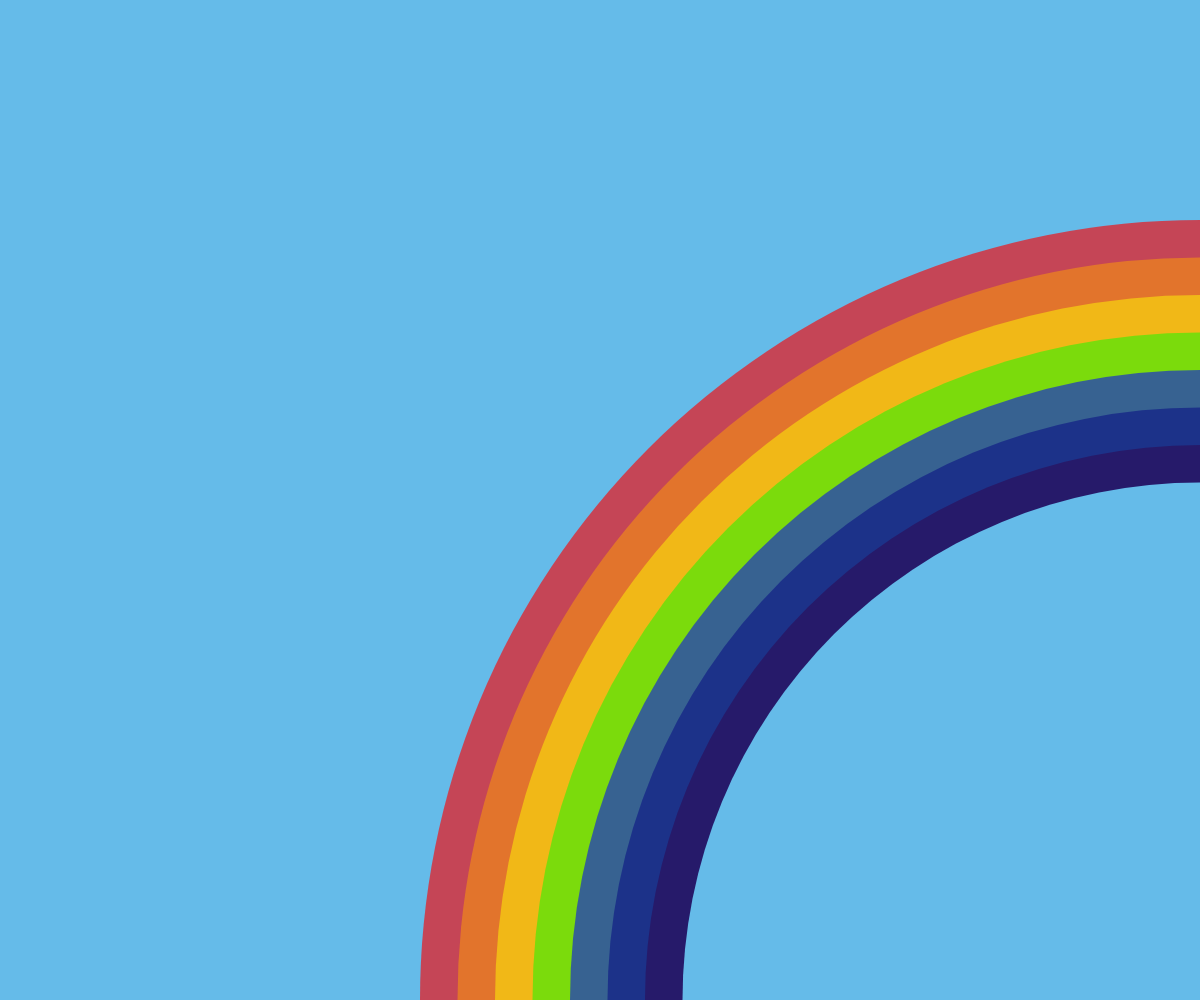
Frame 1 (no input)
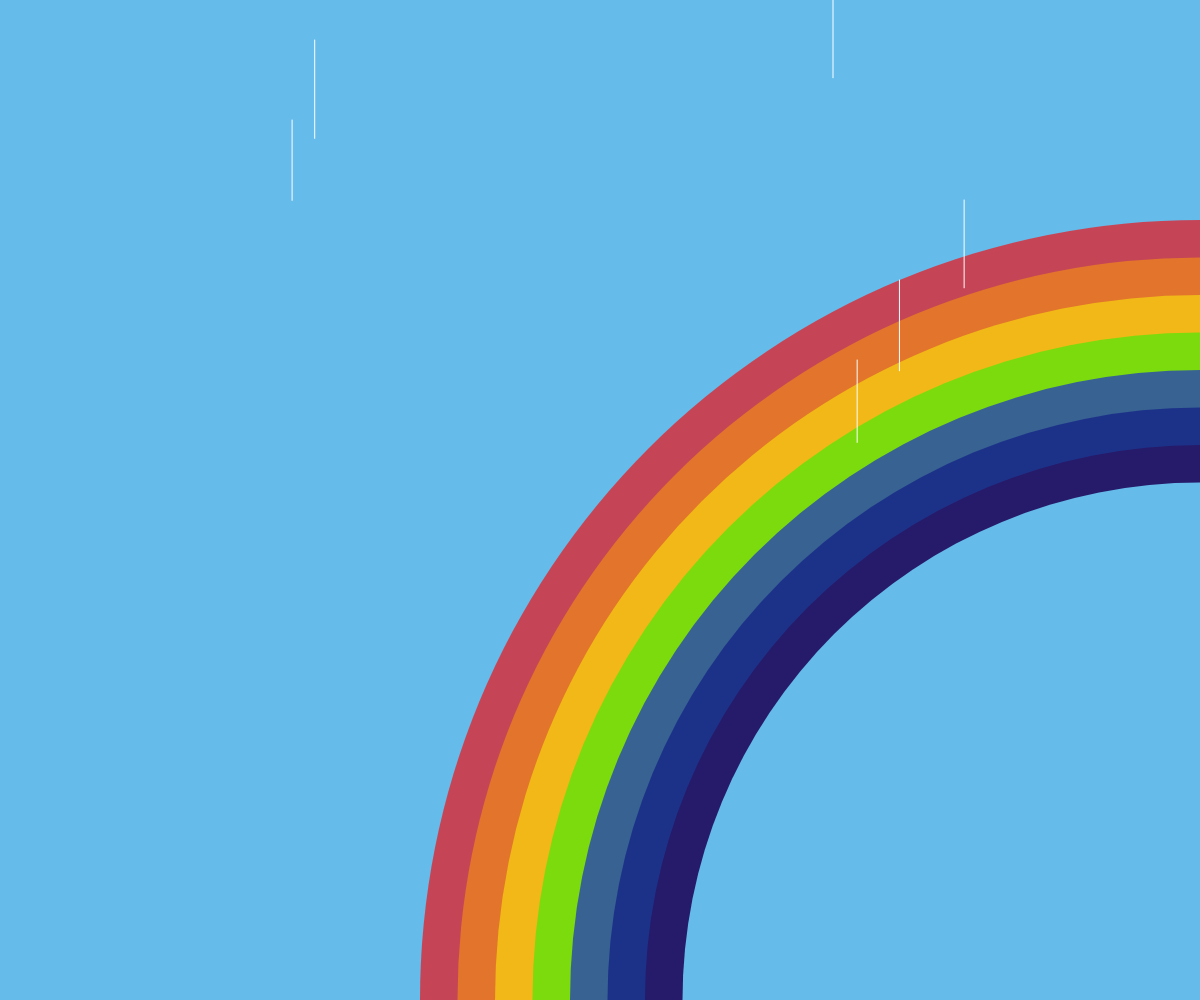
Frame 60 (no input)
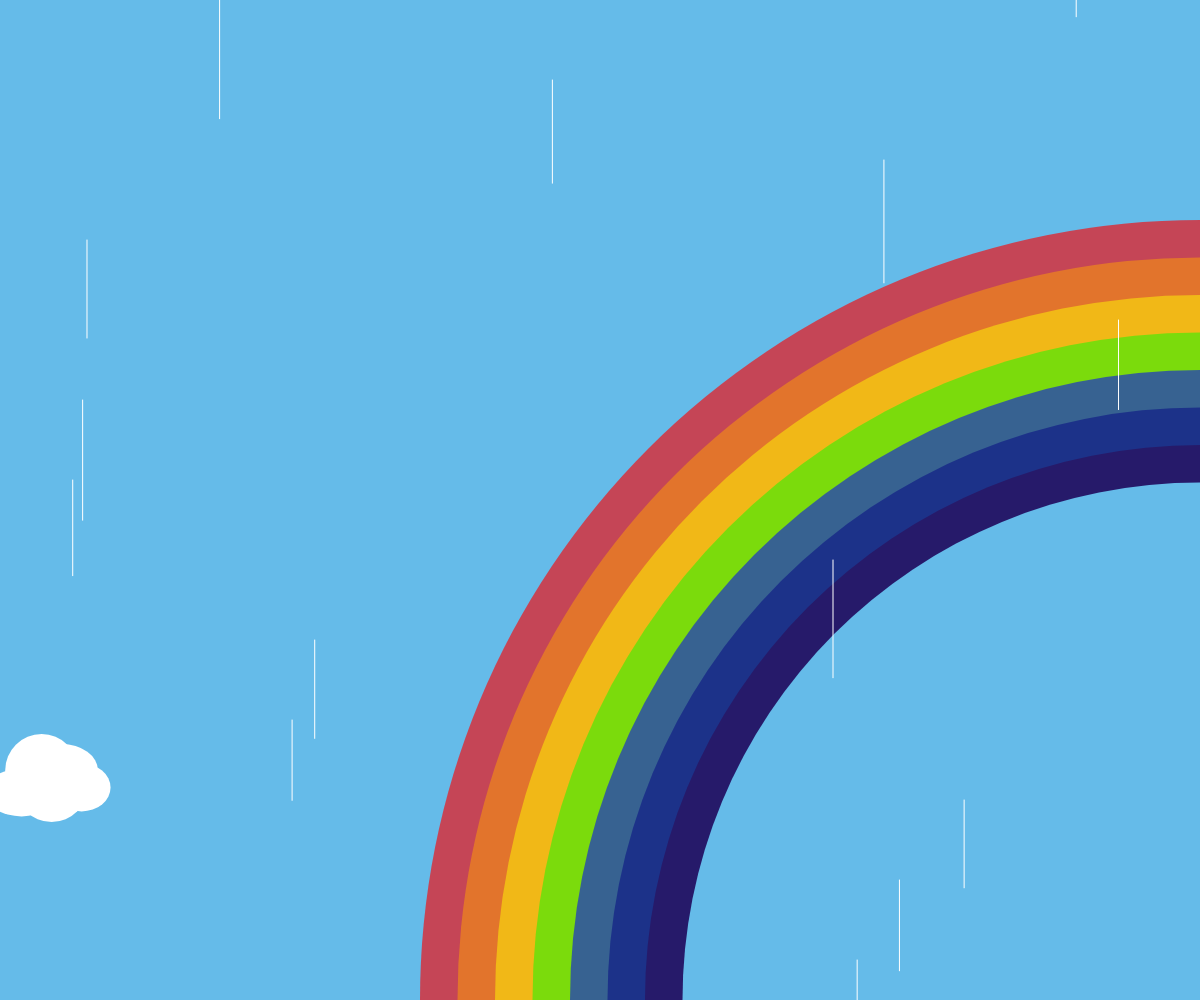
Frame 120 (the mouse pressed at the canvas centre since frame 60)

The p5.js sketch that drew these frames (run headless with seeded random() and noise() and a simulated clock; from frame 60 on, the mouse is pressed at the canvas centre):

// p5.js sketch
// ── sketch.js
// 最終課題を制作しよう


let r, c1, c2, c3, c4, x1, y1, x2, y2, cx, cy, cr1, cr2; //r ~ c4が虹, x1 ~ y2が雨, cx ~ cr2が雲
let rcolor, lines, circles; //虹の配列, 雨の配列, 雲の配列

function setup(){
  createCanvas(windowWidth, windowHeight);
  lines = [];
  circles = [];
  count = 0;
  r = 0;
  rcolor = [];
  let rc1 = {c1: 255, c2: 0, c3: 0, c4: 160};
  rcolor.push(rc1);
  let rc2 = {c1: 255, c2: 165, c3: 0, c4: 125};
  rcolor.push(rc2);
  let rc3 = {c1:255 , c2:255 , c3: 0, c4: 125};
  rcolor.push(rc3);
  let rc4 = {c1: 0, c2: 255, c3: 0, c4: 125};
  rcolor.push(rc4);
  let rc5 = {c1: 0, c2: 0, c3: 255, c4: 140};
  rcolor.push(rc5);
  let rc6 = {c1: 0, c2: 0, c3: 128, c4: 125};
  rcolor.push(rc6);
  let rc7 = {c1: 50, c2: 0, c3: 75, c4: 125};
  rcolor.push(rc7);
  let rc8 = {c1: 101, c2: 187, c3: 233, c4: 255};
  rcolor.push(rc8);
}

function colorCircle(c1, c2, c3, c4, r){ // 虹の描画のための関数
  push();
  fill(c1, c2, c3, c4);
  ellipse(width, height, r);
  pop();
}
function cloud(cx, cy, cr1, cr2){ // 雲の関数
  push();
  noStroke();
  fill(255);
  ellipse(cx, cy, cr1, cr2);
  ellipse(cx + 10, cy + 15, cr1, cr2);
  ellipse(cx - 20, cy + 22, cr1, cr2 - 25);
  ellipse(cx + 20, cy, cr1, cr2 - 20);
  ellipse(cx + 40, cy + 17, cr1 - 15, cr2 - 25);
  pop();
}
function mouseDragged(){ // ドラッグされたら雲を増やす
  const cx = mouseX - pmouseX;
  const cy = mouseY - pmouseY;
  const c = { cx: mouseX, cy: mouseY, cr1: 60, cr2: 60, vcx: cx, vcy:cy };
  circles.push(c);
}
function keyPressed(){ // 雲の配列を削除する
  if(key == " "){
    circles.splice(0);
  }
}

function draw(){
  background(101, 187, 233);
  noStroke();
  for(let i = 0; i < 8; i++){ // 虹を描画
    let rc = rcolor[i];
    colorCircle(rc.c1, rc.c2, rc.c3, rc.c4, width * 1.3 - i * width / 16);
  }

  stroke(255);
  count++;
  for(let i = 0; i < lines.length; i++){ // 雨を描画
    let l = lines[i];
    line(l.x1, l.y1, l.x2, l.y2);
    l.x1 += l.vx;
    l.y1 += l.vy;
    l.x2 += l.vx;
    l.y2 += l.vy;
    if(l.y1 > height){ // 画面外に雨が出たら、配列の1番始めを削除
      lines.shift();
    }
  }
  if(count % 8 == 0){ // countが8で割り切れるときlinesに雨のデータが1つ追加される
    let ran1 = random(width);
    const l = { x1: ran1, y1: -150, x2: ran1, y2: random(-80, -20), vx: 0, vy: 10};
    lines.push(l);
  }
  if(keyIsDown(LEFT_ARROW)){ // 左矢印を押している間、雨がやむ
    lines.splice(0);
  }
  if(keyIsDown(RIGHT_ARROW)){ // 右矢印を押している間、雨がたくさん降る
    if(count % 2 == 0){
      let ran1 = random(width);
      const l = { x1: ran1, y1: -150, x2: ran1, y2: random(-80, -20), vx: 0, vy: 10};
      lines.push(l);
    }
  }

  for(let i = 0; i < circles.length; i++){ // 雲を描画
    let c = circles[i];
    cloud(c.cx, c.cy, c.cr1, c.cr2);
    c.cx += c.vcx;
    c.cy += c.vcy;
  }
  if(count % 60 == 0){ // countが60で割り切れるときcirclesにデータが1つ追加される
    let ran2 = random(50, 80);
    const c = {cx: -100 , cy: random(height * 0.5, height * 0.9), cr1: ran2, cr2: ran2, vcx: random(1, 3), vcy: 0};
    circles.push(c);
  }
}

function windowResized(){
  resizeCanvas(windowWidth, windowHeight);
}
